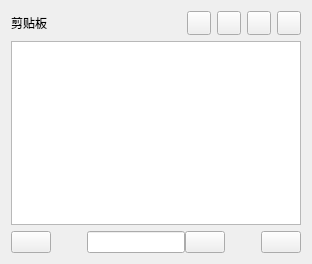
<?xml version="1.0" encoding="UTF-8"?>
<ui version="4.0">
 <class>NiceClipboardClass</class>
 <widget class="QMainWindow" name="NiceClipboardClass">
  <property name="geometry">
   <rect>
    <x>0</x>
    <y>0</y>
    <width>312</width>
    <height>264</height>
   </rect>
  </property>
  <property name="windowTitle">
   <string>NiceClipboard</string>
  </property>
  <widget class="QWidget" name="centralWidget">
   <layout class="QVBoxLayout" name="verticalLayout">
    <item>
     <layout class="QHBoxLayout" name="horizontalLayout">
      <item>
       <widget class="QLabel" name="labelTitle">
        <property name="text">
         <string>剪贴板</string>
        </property>
       </widget>
      </item>
      <item>
       <spacer name="horizontalSpacer_3">
        <property name="orientation">
         <enum>Qt::Orientation::Horizontal</enum>
        </property>
        <property name="sizeHint" stdset="0">
         <size>
          <width>0</width>
          <height>20</height>
         </size>
        </property>
       </spacer>
      </item>
      <item>
       <widget class="RoundedIconButton" name="btnMenu">
        <property name="minimumSize">
         <size>
          <width>24</width>
          <height>24</height>
         </size>
        </property>
        <property name="maximumSize">
         <size>
          <width>24</width>
          <height>24</height>
         </size>
        </property>
        <property name="text">
         <string/>
        </property>
        <property name="icon">
         <iconset resource="NiceClipboard.qrc">
          <normaloff>:/NiceClipboard/svgs/more-vert.svg</normaloff>:/NiceClipboard/svgs/more-vert.svg</iconset>
        </property>
       </widget>
      </item>
      <item>
       <widget class="RoundedIconButton" name="btnShowMinimized">
        <property name="minimumSize">
         <size>
          <width>24</width>
          <height>24</height>
         </size>
        </property>
        <property name="maximumSize">
         <size>
          <width>24</width>
          <height>24</height>
         </size>
        </property>
        <property name="text">
         <string/>
        </property>
        <property name="icon">
         <iconset resource="NiceClipboard.qrc">
          <normaloff>:/NiceClipboard/svgs/minus.svg</normaloff>:/NiceClipboard/svgs/minus.svg</iconset>
        </property>
       </widget>
      </item>
      <item>
       <widget class="RoundedIconButton" name="btnShowMaximized">
        <property name="minimumSize">
         <size>
          <width>24</width>
          <height>24</height>
         </size>
        </property>
        <property name="maximumSize">
         <size>
          <width>24</width>
          <height>24</height>
         </size>
        </property>
        <property name="text">
         <string/>
        </property>
        <property name="icon">
         <iconset resource="NiceClipboard.qrc">
          <normaloff>:/NiceClipboard/svgs/maximize.svg</normaloff>:/NiceClipboard/svgs/maximize.svg</iconset>
        </property>
       </widget>
      </item>
      <item>
       <widget class="RoundedIconButton" name="btnClose">
        <property name="minimumSize">
         <size>
          <width>24</width>
          <height>24</height>
         </size>
        </property>
        <property name="maximumSize">
         <size>
          <width>24</width>
          <height>24</height>
         </size>
        </property>
        <property name="text">
         <string/>
        </property>
        <property name="icon">
         <iconset resource="NiceClipboard.qrc">
          <normaloff>:/NiceClipboard/svgs/xmark.svg</normaloff>:/NiceClipboard/svgs/xmark.svg</iconset>
        </property>
       </widget>
      </item>
     </layout>
    </item>
    <item>
     <widget class="ClipboardListView" name="listWidgetClipboard">
      <property name="editTriggers">
       <set>QAbstractItemView::EditTrigger::NoEditTriggers</set>
      </property>
      <property name="alternatingRowColors">
       <bool>false</bool>
      </property>
      <property name="selectionMode">
       <enum>QAbstractItemView::SelectionMode::NoSelection</enum>
      </property>
      <property name="verticalScrollMode">
       <enum>QAbstractItemView::ScrollMode::ScrollPerPixel</enum>
      </property>
      <property name="horizontalScrollMode">
       <enum>QAbstractItemView::ScrollMode::ScrollPerPixel</enum>
      </property>
      <property name="wordWrap">
       <bool>true</bool>
      </property>
     </widget>
    </item>
    <item>
     <layout class="QHBoxLayout" name="horizontalLayout_2">
      <item>
       <widget class="RoundedIconButton" name="btnSort">
        <property name="text">
         <string/>
        </property>
        <property name="icon">
         <iconset resource="NiceClipboard.qrc">
          <normaloff>:/NiceClipboard/svgs/sort.svg</normaloff>:/NiceClipboard/svgs/sort.svg</iconset>
        </property>
       </widget>
      </item>
      <item>
       <spacer name="horizontalSpacer_2">
        <property name="orientation">
         <enum>Qt::Orientation::Horizontal</enum>
        </property>
        <property name="sizeHint" stdset="0">
         <size>
          <width>40</width>
          <height>20</height>
         </size>
        </property>
       </spacer>
      </item>
      <item>
       <widget class="QWidget" name="widgetSearch" native="true">
        <layout class="QHBoxLayout" name="horizontalLayout_3">
         <property name="spacing">
          <number>0</number>
         </property>
         <property name="leftMargin">
          <number>0</number>
         </property>
         <property name="topMargin">
          <number>0</number>
         </property>
         <property name="rightMargin">
          <number>0</number>
         </property>
         <property name="bottomMargin">
          <number>0</number>
         </property>
         <item>
          <widget class="QLineEdit" name="lineEditSearch"/>
         </item>
         <item>
          <widget class="RoundedIconButton" name="btnSearch">
           <property name="icon">
            <iconset resource="NiceClipboard.qrc">
             <normaloff>:/NiceClipboard/svgs/search.svg</normaloff>:/NiceClipboard/svgs/search.svg</iconset>
           </property>
          </widget>
         </item>
        </layout>
       </widget>
      </item>
      <item>
       <spacer name="horizontalSpacer">
        <property name="orientation">
         <enum>Qt::Orientation::Horizontal</enum>
        </property>
        <property name="sizeHint" stdset="0">
         <size>
          <width>40</width>
          <height>20</height>
         </size>
        </property>
       </spacer>
      </item>
      <item>
       <widget class="RoundedIconButton" name="btnSettings">
        <property name="text">
         <string/>
        </property>
        <property name="icon">
         <iconset resource="NiceClipboard.qrc">
          <normaloff>:/NiceClipboard/svgs/settings.svg</normaloff>:/NiceClipboard/svgs/settings.svg</iconset>
        </property>
       </widget>
      </item>
     </layout>
    </item>
   </layout>
  </widget>
 </widget>
 <layoutdefault spacing="6" margin="11"/>
 <customwidgets>
  <customwidget>
   <class>ClipboardListView</class>
   <extends>QListWidget</extends>
   <header>ClipboardListView.h</header>
  </customwidget>
  <customwidget>
   <class>RoundedIconButton</class>
   <extends>QPushButton</extends>
   <header>RoundedIconButton.h</header>
  </customwidget>
 </customwidgets>
 <resources>
  <include location="NiceClipboard.qrc"/>
 </resources>
 <connections>
  <connection>
   <sender>btnClose</sender>
   <signal>clicked()</signal>
   <receiver>NiceClipboardClass</receiver>
   <slot>onBtnCloseClicked()</slot>
   <hints>
    <hint type="sourcelabel">
     <x>300</x>
     <y>25</y>
    </hint>
    <hint type="destinationlabel">
     <x>319</x>
     <y>5</y>
    </hint>
   </hints>
  </connection>
  <connection>
   <sender>btnShowMaximized</sender>
   <signal>clicked()</signal>
   <receiver>NiceClipboardClass</receiver>
   <slot>onBtnShowMaximizedClicked()</slot>
   <hints>
    <hint type="sourcelabel">
     <x>279</x>
     <y>25</y>
    </hint>
    <hint type="destinationlabel">
     <x>276</x>
     <y>1</y>
    </hint>
   </hints>
  </connection>
  <connection>
   <sender>btnShowMinimized</sender>
   <signal>clicked()</signal>
   <receiver>NiceClipboardClass</receiver>
   <slot>onBtnShowMinimizedClicked()</slot>
   <hints>
    <hint type="sourcelabel">
     <x>239</x>
     <y>18</y>
    </hint>
    <hint type="destinationlabel">
     <x>235</x>
     <y>1</y>
    </hint>
   </hints>
  </connection>
  <connection>
   <sender>btnMenu</sender>
   <signal>clicked()</signal>
   <receiver>NiceClipboardClass</receiver>
   <slot>onBtnMenuClicked()</slot>
   <hints>
    <hint type="sourcelabel">
     <x>209</x>
     <y>29</y>
    </hint>
    <hint type="destinationlabel">
     <x>201</x>
     <y>37</y>
    </hint>
   </hints>
  </connection>
  <connection>
   <sender>btnSettings</sender>
   <signal>clicked()</signal>
   <receiver>NiceClipboardClass</receiver>
   <slot>onBtnSettingsClicked()</slot>
   <hints>
    <hint type="sourcelabel">
     <x>309</x>
     <y>364</y>
    </hint>
    <hint type="destinationlabel">
     <x>277</x>
     <y>359</y>
    </hint>
   </hints>
  </connection>
  <connection>
   <sender>btnSort</sender>
   <signal>clicked()</signal>
   <receiver>NiceClipboardClass</receiver>
   <slot>onBtnSortClicked()</slot>
   <hints>
    <hint type="sourcelabel">
     <x>33</x>
     <y>365</y>
    </hint>
    <hint type="destinationlabel">
     <x>50</x>
     <y>358</y>
    </hint>
   </hints>
  </connection>
 </connections>
 <slots>
  <slot>onBtnCloseClicked()</slot>
  <slot>onBtnShowMinimizedClicked()</slot>
  <slot>onBtnShowMaximizedClicked()</slot>
  <slot>onBtnMenuClicked()</slot>
  <slot>onBtnSettingsClicked()</slot>
  <slot>onBtnSortClicked()</slot>
 </slots>
</ui>
